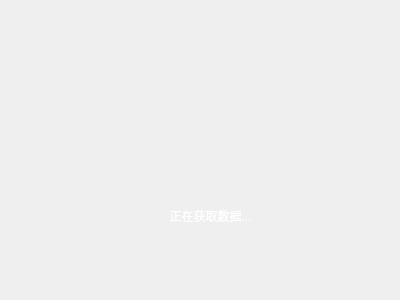
<?xml version="1.0" encoding="UTF-8"?>
<ui version="4.0">
 <class>ShadowWidget</class>
 <widget class="QWidget" name="ShadowWidget">
  <property name="geometry">
   <rect>
    <x>0</x>
    <y>0</y>
    <width>400</width>
    <height>300</height>
   </rect>
  </property>
  <property name="font">
   <font>
    <family>微软雅黑 Light</family>
   </font>
  </property>
  <property name="windowTitle">
   <string>Form</string>
  </property>
  <widget class="QLabel" name="gifLabel">
   <property name="geometry">
    <rect>
     <x>70</x>
     <y>110</y>
     <width>54</width>
     <height>12</height>
    </rect>
   </property>
   <property name="text">
    <string/>
   </property>
  </widget>
  <widget class="QLabel" name="tipLabel">
   <property name="geometry">
    <rect>
     <x>70</x>
     <y>200</y>
     <width>281</width>
     <height>31</height>
    </rect>
   </property>
   <property name="font">
    <font>
     <family>微软雅黑 Light</family>
    </font>
   </property>
   <property name="styleSheet">
    <string notr="true">color: rgb(255, 255, 255);</string>
   </property>
   <property name="text">
    <string>正在获取数据...</string>
   </property>
   <property name="alignment">
    <set>Qt::AlignCenter</set>
   </property>
  </widget>
 </widget>
 <resources/>
 <connections/>
</ui>
